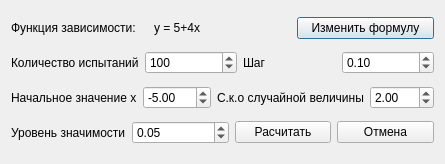
<?xml version="1.0" encoding="UTF-8"?>
<ui version="4.0">
 <class>Dialog</class>
 <widget class="QDialog" name="Dialog">
  <property name="geometry">
   <rect>
    <x>0</x>
    <y>0</y>
    <width>414</width>
    <height>164</height>
   </rect>
  </property>
  <property name="windowTitle">
   <string>Dialog</string>
  </property>
  <property name="autoFillBackground">
   <bool>false</bool>
  </property>
  <layout class="QHBoxLayout" name="horizontalLayout">
   <property name="sizeConstraint">
    <enum>QLayout::SetDefaultConstraint</enum>
   </property>
   <item>
    <layout class="QVBoxLayout" name="verticalLayout">
     <property name="spacing">
      <number>6</number>
     </property>
     <property name="sizeConstraint">
      <enum>QLayout::SetDefaultConstraint</enum>
     </property>
     <property name="leftMargin">
      <number>0</number>
     </property>
     <item>
      <layout class="QHBoxLayout" name="horizontalLayout_2">
       <item>
        <widget class="QLabel" name="label_5">
         <property name="text">
          <string>Функция зависимости:</string>
         </property>
        </widget>
       </item>
       <item>
        <widget class="QLabel" name="function_label">
         <property name="text">
          <string>y = 5+4x</string>
         </property>
        </widget>
       </item>
       <item>
        <widget class="QPushButton" name="changeFormula">
         <property name="text">
          <string>Изменить формулу</string>
         </property>
        </widget>
       </item>
      </layout>
     </item>
     <item>
      <layout class="QHBoxLayout" name="horizontalLayout_3">
       <item>
        <widget class="QLabel" name="label_6">
         <property name="text">
          <string>Количество испытаний</string>
         </property>
        </widget>
       </item>
       <item>
        <widget class="QSpinBox" name="amount">
         <property name="minimum">
          <number>5</number>
         </property>
         <property name="maximum">
          <number>100000</number>
         </property>
         <property name="value">
          <number>100</number>
         </property>
        </widget>
       </item>
       <item>
        <widget class="QLabel" name="label_4">
         <property name="text">
          <string>Шаг</string>
         </property>
        </widget>
       </item>
       <item>
        <widget class="QDoubleSpinBox" name="step">
         <property name="value">
          <double>0.100000000000000</double>
         </property>
        </widget>
       </item>
      </layout>
     </item>
     <item>
      <layout class="QHBoxLayout" name="horizontalLayout_5">
       <item>
        <widget class="QLabel" name="label">
         <property name="text">
          <string>Начальное значение x</string>
         </property>
        </widget>
       </item>
       <item>
        <widget class="QDoubleSpinBox" name="startXSB">
         <property name="minimum">
          <double>-100.000000000000000</double>
         </property>
         <property name="value">
          <double>-5.000000000000000</double>
         </property>
        </widget>
       </item>
       <item>
        <widget class="QLabel" name="label_2">
         <property name="text">
          <string>С.к.о случайной величины</string>
         </property>
        </widget>
       </item>
       <item>
        <widget class="QDoubleSpinBox" name="deviation_sb">
         <property name="maximum">
          <double>999.000000000000000</double>
         </property>
         <property name="value">
          <double>2.000000000000000</double>
         </property>
        </widget>
       </item>
      </layout>
     </item>
     <item>
      <layout class="QHBoxLayout" name="horizontalLayout_4">
       <item>
        <widget class="QLabel" name="label_7">
         <property name="text">
          <string>Уровень значимости</string>
         </property>
        </widget>
       </item>
       <item>
        <widget class="QDoubleSpinBox" name="level_sb">
         <property name="minimum">
          <double>0.000000000000000</double>
         </property>
         <property name="maximum">
          <double>1.000000000000000</double>
         </property>
         <property name="value">
          <double>0.050000000000000</double>
         </property>
        </widget>
       </item>
       <item>
        <widget class="QPushButton" name="okButton">
         <property name="enabled">
          <bool>true</bool>
         </property>
         <property name="text">
          <string>Расчитать</string>
         </property>
        </widget>
       </item>
       <item>
        <widget class="QPushButton" name="cancelButton">
         <property name="text">
          <string>Отмена</string>
         </property>
        </widget>
       </item>
      </layout>
     </item>
    </layout>
   </item>
  </layout>
 </widget>
 <layoutdefault spacing="6" margin="11"/>
 <resources/>
 <connections/>
</ui>
